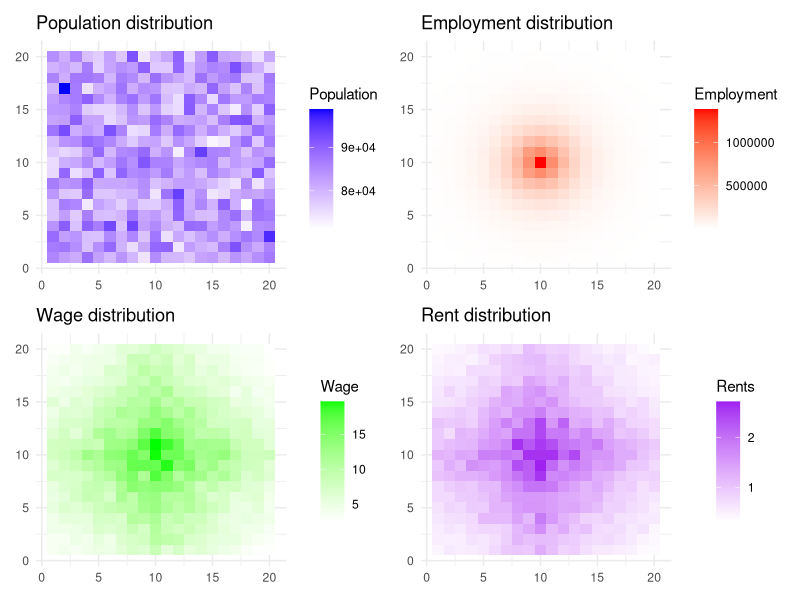

Generate this figure with R: (Note: this script raises an error after producing the figure.)
################################################################################
######################                SETUP              #######################   
################################################################################

# Set working directory, packages and data -- only on macOS
if (requireNamespace("rstudioapi", quietly = TRUE) && rstudioapi::isAvailable()) {
  setwd(dirname(rstudioapi::getActiveDocumentContext()$path))
}

# Load libraries
library(ggplot2)
library(patchwork)
library(nleqslv)
library(data.table)

# Set seed for random observations
set.seed(234259203)

################################################################################
######################            DEFINE GRID            #######################   
################################################################################

# The first step consists in creating a grid with a set of locations that we will
# use as units of observations

# Choose number of points to make the grid
n <- 20

# Number of locations 
N <- n * n

# Create coordinates of points in the grid
x_coords <- seq(1, n, by = 1)
y_coords <- seq(1, n, by = 1)

grid_data <- expand.grid(x = x_coords, y = y_coords)

# We will assume that there is an homogeneous constant speed across our city
v <- 30         #Average commuting speed (km/h)
c <- 0.25       #Average commuting cost (euro/km)

# Initialize distance matrix and travel time matrix
distance_matrix <- matrix(0, nrow = N, ncol = N)
travel_time <- matrix(NA, nrow = N, ncol = N)
travel_cost <- matrix(NA, nrow = N, ncol = N)

# Calculate pairwise distances and travel times
for (i in 1:N) {
  for (j in 1:N){
    distance_matrix[i,j] <- abs(grid_data$x[i] - grid_data$x[j])+abs(grid_data$y[i] - grid_data$y[j])     #Barcelona distance
    travel_time[i,j] <- distance_matrix[i,j] / v
    travel_cost[i,j] <- distance_matrix[i,j] * c
  }
}


for (i in 1:N) {
  travel_time[i,i] <- min(travel_time[i,-i]) 
  travel_cost[i,i] <- min(travel_cost[i,-i]) 
}

#Find central location (min distance to all other locations)
loc = which.min(rowSums(distance_matrix))


################################################################################
###################       RANDOM GRID CITY OBSERVATIONS      ###################   
################################################################################

# Draw a random matrix for commuting trips
R_ij <- matrix(NA, nrow = N, ncol = N)

for (i in 1:N) {
  for (j in 1:N) {
    R_ij[i,j] <- rlnorm(1, meanlog = 8 - 0.5 * ((grid_data$x[j]-grid_data$x[loc])^2 + (grid_data$y[j]-grid_data$y[loc])^2)^(1/2), sdlog = 0.5)  
  }
}

# Calculate population in every cell
R_i <- apply(R_ij,1,sum)
grid_data$population <- R_i

p1 <- ggplot(grid_data, aes(x = x, y = y, fill = population)) +
              geom_tile() +
              scale_fill_gradient(low = "white", high = "blue") +
              theme_minimal() +
              labs(title = "Population distribution", fill = "Population",  x = NULL, y = NULL)

# Calculate employment in every cell
R_j <- apply(R_ij,2,sum)
grid_data$employment <- R_j

p2 <- ggplot(grid_data, aes(x = x, y = y, fill = employment)) +
              geom_tile() +
              scale_fill_gradient(low = "white", high = "red") +
              theme_minimal() +
              labs(title = "Employment distribution", fill = "Employment",  x = NULL, y = NULL)

# Draw a random wage vector
w_j <- matrix(NA,  nrow = N, ncol = 1)

for (i in 1:N) {
  w_j[i] <- rlnorm(1, meanlog = 3 - 0.1 * (abs(grid_data$x[i]-grid_data$x[loc]) + abs(grid_data$y[i]-grid_data$y[loc])), sdlog = 0.1)
}

grid_data$wages <- w_j

p3 <- ggplot(grid_data, aes(x = x, y = y, fill = wages)) +
             geom_tile() +
             scale_fill_gradient(low = "white", high = "green") +
             theme_minimal() +
             labs(title = "Wage distribution", fill = "Wage",  x = NULL, y = NULL)


# Draw a random rents vector
q_i <- matrix(NA,  nrow = N, ncol = 1)

for (i in 1:N) {
  q_i[i] <- rlnorm(1, meanlog = 1 - 0.1 * (abs(grid_data$x[i]-grid_data$x[loc]) + abs(grid_data$y[i]-grid_data$y[loc])), sdlog = 0.1)
}

grid_data$rents <- q_i

p4 <- ggplot(grid_data, aes(x = x, y = y, fill = rents)) +
             geom_tile() +
             scale_fill_gradient(low = "white", high = "purple") +
             theme_minimal() +
             labs(title = "Rent distribution", fill = "Rents",  x = NULL, y = NULL)

wrap_plots(p1, p2, p3, p4)



# Draw a random array for non-commuting trips
      grid_data <- as.data.table(grid_data)
      # Step 1: Precompute the mean for each k
      loc_half_x <- grid_data$x[loc / 2]
      loc_y <- grid_data$y[loc]
      
      grid_data[, mean_k := 1 - 0.5 * sqrt((x - loc_half_x)^2 + (y - loc_y)^2)]
      
      # Step 2: Create the long table of all (i, j, k) combinations
      ijk <- as.data.table(expand.grid(i = 1:N, j = 1:N, k = 1:N))
      
      # Step 3: Join mean_k values by k
      ijk[, mean := grid_data$mean_k[k]]
      
      # Step 4: Generate random values and apply truncation at 0
      set.seed(234259203)  # optional: for reproducibility
      ijk[, n_ijk := pmax(rnorm(.N, mean = mean, sd = 1), 0)]
      
      # Step 5: Convert back to 3D array
      n_ijk <- array(ijk$n_ijk, dim = c(N, N, N))

#Aggregate them by destination
n_k <- apply(n_ijk, 3, sum)

grid_data$non_commuting_trips <- n_k

ggplot(grid_data, aes(x = x, y = y, fill = non_commuting_trips)) +
  geom_tile() +
  scale_fill_gradient(low = "white", high = "red") +
  theme_minimal() +
  labs(title = "Non-commuting trips distribution", fill = "Non-commuting trips",  x = NULL, y = NULL)

################################################################################
######################       DEFINE CITY PARAMETERS      #######################   
################################################################################

#delta <- 3        #Non-commuting trips generalized cost elasticility
#nu <- 8
#eta <- 3

alpha <- 0.3      # Diminishing returns time per visit
beta <- 0.3       # Share of time spent working
gamma <- 0.75     # Share of income spent in consumption
rho <- 0.7        # Elasticity of substitution among locations
theta <- 5        # Commuting elasticity parameter
mu <- 0.7         # Share of revenue spent in labour


T <- 24 * 7       # Total time endowment (h)
W <- 8            # Daily working time (h)


#Composite parameters. These are the parameters that we can actually estimate
delta <- (1-alpha*rho)/(1-rho)
nu <- ((1-alpha) * (1-beta) + beta) * theta
eta <- (1-rho)/rho * (1-beta) * theta



################################################################################
######################        DERIVED OBSERSATIONS       #######################   
################################################################################

# Step 1: Compute vot_ij
ij <- as.data.table(expand.grid(i = 1:N, j = 1:N))
ij[, w_j := w_j[j]]
ij[, travel_cost := as.vector(travel_cost)]
ij[, travel_time := as.vector(travel_time)]
ij[, vot_ij := pmax(w_j * W - travel_cost, 0) / (W + travel_time)]

# Step 2: Compute tau_ijk = travel_cost[i,k] + vot_ij[i,j] * travel_time[i,k]
ijk <- as.data.table(expand.grid(i = 1:N, j = 1:N, k = 1:N))
ijk[, travel_cost_ik := as.vector(travel_cost)[(i - 1) * N + k]]
ijk[, travel_time_ik := as.vector(travel_time)[(i - 1) * N + k]]
ijk[, vot_ij := ij[.SD, on = .(i, j), vot_ij]]
ijk[, tau_ijk := travel_cost_ik + vot_ij * travel_time_ik]

# Step 3: Compute totalTravelTime[i,j,k] = n_ijk * travel_time[i,k]
ijk[, n_ijk := as.vector(n_ijk)]
ijk[, total_time := n_ijk * travel_time_ik]
ijk[, total_cost := n_ijk * travel_cost_ik]

# Step 4: Aggregate over k
ij_totals <- ijk[, .(
  totalTravelTime = sum(total_time, na.rm = TRUE),
  totalTravelCost = sum(total_cost, na.rm = TRUE)
), by = .(i, j)]

# Step 5: Compute x_ij
ij_totals[, travel_time_ij := ij[.SD, on = .(i, j), travel_time]]
ij_totals[, travel_cost_ij := ij[.SD, on = .(i, j), travel_cost]]
ij_totals[, w_j := ij[.SD, on = .(i, j), w_j]]

ij_totals[, x_ij := 
            beta / (alpha * (1 - beta) + beta) * (T - totalTravelTime) / (W + travel_time_ij) +
            alpha * (1 - beta) / (alpha * (1 - beta) + beta) * totalTravelCost / (w_j * W - travel_cost_ij)
]

# Step 6: Compute N_ij = x_ij * R_ij * W
ij_totals[, R_ij := as.vector(R_ij)]
ij_totals[, N_ij := x_ij * R_ij * W]

# Step 7: Aggregate N_j = sum over i
N_j <- ij_totals[, .(N_j = sum(N_ij, na.rm = TRUE)), by = j][order(j), N_j]

# Step 8: Compute A_j
A_j <- w_j / (mu * N_j^(mu - 1))

tau_ijk <- array(ijk$tau_ijk, dim = c(N, N, N))


################################################################################
##########################         FUNCTIONS         ###########################
################################################################################

inversionAmenities <- function(a) {

      # Initial value in the positive simplex
      # a <- a / sum(a)
                      
      # Step 1: Reshape n_ijk and tau_ijk to long format
      ijk <- as.data.table(expand.grid(i = 1:N, j = 1:N, k = 1:N))
      ijk[, n_ijk := as.vector(n_ijk)]
      ijk[, tau_ijk := as.vector(tau_ijk)]
      
      # Step 2: Compute n_o = n_ijk * tau_ijk
      ijk[, n_o := n_ijk * tau_ijk]
      
      # Step 3: Compute N_o[k]
      N_o_dt <- ijk[, .(N_o = sum(n_o, na.rm = TRUE)), by = k]
      
      # Step 4: Compute n_ij[i,j]
      n_ij_dt <- ijk[, .(n_ij = sum(n_o, na.rm = TRUE)), by = .(i, j)]
      
      # Step 5: Precompute a² and tau^(−(delta−1))
      a_sq <- a^2
      tau_pow <- ijk[, tau_pow := tau_ijk^(-(delta - 1))]
      
      # Step 6: Compute weighted share for each (i,j,k)
      ijk[, numerator := a_sq[k] * tau_pow]
      ijk[, denom := sum(a_sq * tau_pow), by = .(i, j)]
      ijk[, n_d := numerator / denom * n_ij_dt[.SD, on = .(i, j), n_ij]]
      
      # Step 7: Aggregate N_d[k]
      N_d_dt <- ijk[, .(N_d = sum(n_d, na.rm = TRUE)), by = k]
      
      # Step 8: Final vector
      N_dt <- merge(N_o_dt, N_d_dt, by = "k")
      N <- N_dt[, N_o - N_d]
                      
return (N)}

inversionWorkplace <- function(lambda_j) {
      
  # Create long table of (i, j) pairs
      dt <- as.data.table(expand.grid(i = 1:N, j = 1:N))
      dt[, lambda_j := lambda_j[j]]
      dt[, A_ij := as.vector(A_ij)]
      dt[, vot_ij := as.vector(vot_ij)]
      
      # Calculate unnormalised probabilities
      dt[, pi_j_i := lambda_j * A_ij^eta * vot_ij^nu]
      
      # Normalise by row i
      dt[, denom := sum(pi_j_i), by = i]
      dt[, pi_j_i := pi_j_i / denom]
      
      # Merge R_i for weighted sum
      dt[, R_i := R_i[i]]
      
      # Aggregate to get predicted R_j
      R_j_p <- dt[, .(R_j_p = sum(pi_j_i * R_i)), by = j][order(j), R_j_p]
      
      # Return residual
      return(R_j - R_j_p)
      
}

inversionResidence <- function(lambda_i) {
      # Create long table of (i, j) pairs
      dt <- as.data.table(expand.grid(i = 1:N, j = 1:N))
      dt[, lambda_i := lambda_i[i]]
      dt[, q_i := q_i[i]]
      dt[, A_ij := as.vector(A_ij)]
      dt[, vot_ij := as.vector(vot_ij)]
      
      # Calculate unnormalised probabilities
      dt[, pi_i_j := lambda_i * q_i * A_ij^eta * vot_ij^nu]
      
      # Normalise by column j
      dt[, denom := sum(pi_i_j), by = j]
      dt[, pi_i_j := pi_i_j / denom]
      
      # Merge R_j for weighted sum
      dt[, R_j := R_j[j]]
      
      # Aggregate to get predicted R_i
      R_i_p <- dt[, .(R_i_p = sum(pi_i_j * R_j)), by = i][order(i), R_i_p]
      
      # Return residual
      return(R_i - R_i_p)
}


################################################################################
##########################         INVERSION         ###########################
################################################################################

#D raw a random amenities vector
a_init <- matrix(1/N,  nrow = N, ncol = 1)

solution <- nleqslv(a_init, inversionAmenities, method = "Broyden", control = list(allowSingular = TRUE))

grid_data$amenities <- (solution$x)^2 / sum((solution$x)^2)

p5 <- ggplot(grid_data, aes(x = x, y = y, fill = amenities)) +
             geom_tile() +
             scale_fill_gradient(low = "white", high = "red") +
             theme_minimal() +
             labs(title = "Amenities Distribution", fill = "Amenities",  x = NULL, y = NULL)


A_ij <- matrix(NA,  nrow = N, ncol = N)

# Step 1: Flatten tau_ijk into a long table
ijk <- as.data.table(expand.grid(i = 1:N, j = 1:N, k = 1:N))
ijk[, tau := as.vector(tau_ijk)]

# Step 2: Precompute weights
a2 <- (solution$x)^2
ijk[, weight := a2[k]]

# Step 3: Compute tau^(-(delta - 1))
ijk[, tau_power := tau^(-(delta - 1))]

# Step 4: Compute A_ij = sum_k weight[k] * tau_power[i,j,k]
A_dt <- ijk[, .(A_val = sum(weight * tau_power, na.rm = TRUE)), by = .(i, j)]

# Step 5: Convert to wide matrix format
A_ij <- dcast(A_dt, i ~ j, value.var = "A_val")[, -1] |> as.matrix()

lambda_j_init <- matrix(1/N,  nrow = N, ncol = 1)

solution <- nleqslv(lambda_j_init, inversionWorkplace, method = "Broyden", control = list(allowSingular = TRUE))

grid_data$workplace_fe <- solution$x / sum(solution$x)

p6 <- ggplot(grid_data, aes(x = x, y = y, fill = workplace_fe)) +
             geom_tile() +
             scale_fill_gradient(low = "white", high = "green") +
             theme_minimal() +
             labs(title = "Workplace FE Distribution", fill = "Workplace FE",  x = NULL, y = NULL)


lambda_i_init <- matrix(1/N,  nrow = N, ncol = 1)

solution <- nleqslv(lambda_i_init, inversionResidence, method = "Broyden", control = list(allowSingular = TRUE))

grid_data$residence_fe <- solution$x / sum((solution$x))

p7 <- ggplot(grid_data, aes(x = x, y = y, fill = residence_fe)) +
             geom_tile() +
             scale_fill_gradient(low = "white", high = "blue") +
             theme_minimal() +
             labs(title = "Residence Fixed Effect Distribution", fill = "Residence FE",  x = NULL, y = NULL)

grid_data$productivity <- A_j

p8 <- ggplot(grid_data, aes(x = x, y = y, fill = productivity)) +
             geom_tile() +
             scale_fill_gradient(low = "white", high = "purple") +
             theme_minimal() +
             labs(title = "Productivity Distribution", fill = "Productivity",  x = NULL, y = NULL)

wrap_plots(p5, p6, p7, p8)
